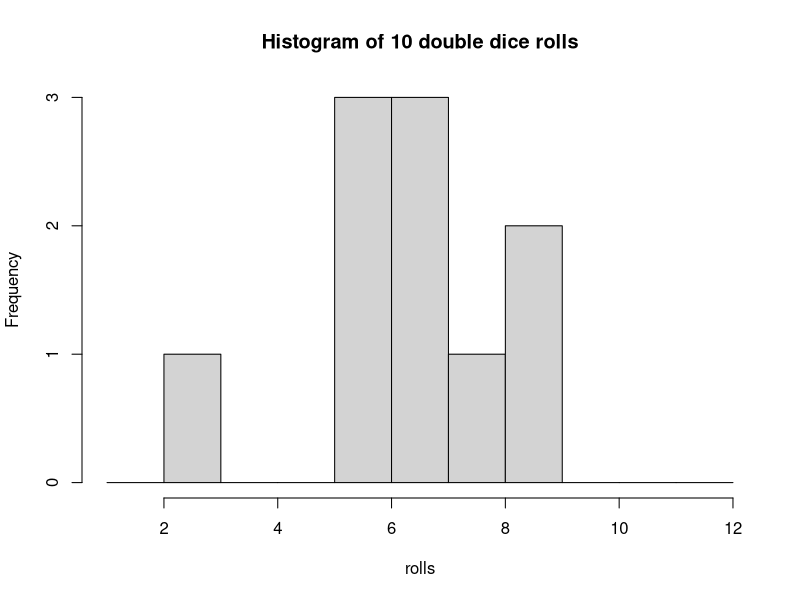
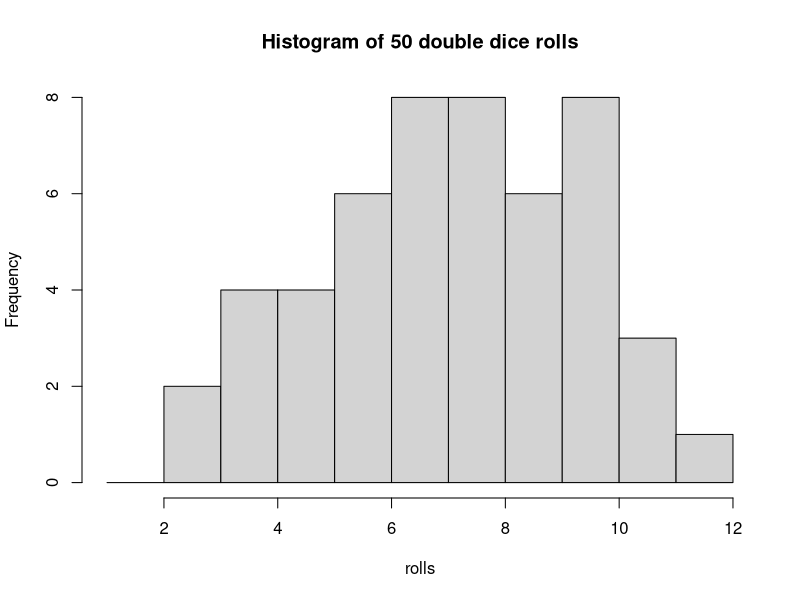
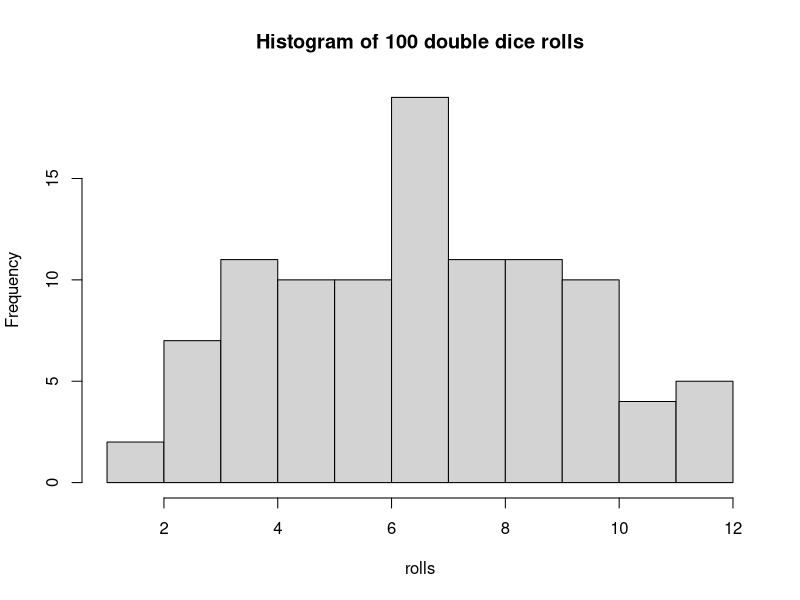
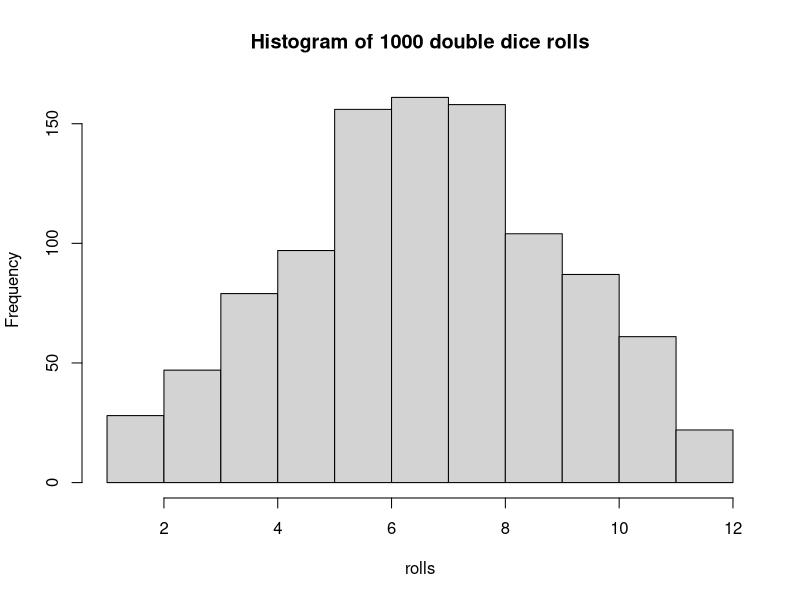
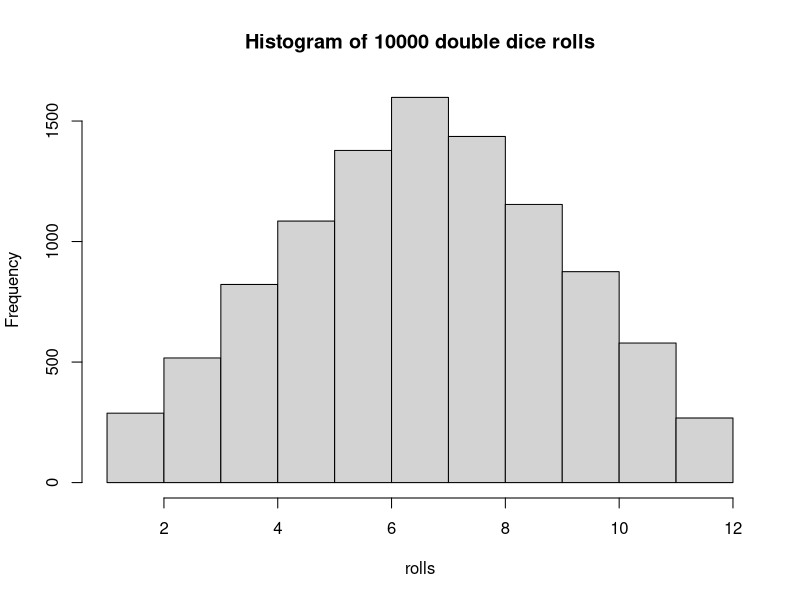

Generate these figures, in order, with R:
###################################
###################################
########                   ########
########   Data Science 2  ########
########       Lab 1       ######## 
########  31st Jan. 2023   ########
########                   ########
###################################
###################################


## Welcome to this first lab. Here we  will learn the basics of R, an open-source programming language and software environment.



# On the right is the console. You can input code directly into the console line by line - you do not need to run an entire file. Try running a simple calculation in the console, like 5+9. Type it in and press enter. 

# You can also write code in this, the code editor, and run it from here. Try highlighting the following line and clicking 'Run':
12 * 4 - 6

# You can also press 'Ctrl (Cmd) + Enter' to run the code you have highlighted.

# Text beginning with a # sign is read as 'comment' and will not be evaluated by the console.
## Numbers (like 1.1, 2.3, etc) signify that I would like you to write a line a code in the code file and run it in the console

########################
####    Functions   ####
########################

# FUNCTIONS are commands that take in inputs and produce outputs. They mostly take in the inputs in brackets, like this:
sqrt(25)
exp(3)

# Often, functions take multiple inputs with different functions. Note how:
rep(3,4)
# produces a different output from
rep(4,3)
# If you can't remember in which order you have to input the arguments of a function, or if you just want to learn what a function does, you can type in ? followed by the function name in the console:
?rep

# Each argument has a name. By explicitely referring to these names when calling the function, we can avoid  any problems with order. For example:
rep(x=3, times=4)
rep(times=4, x=3)

# produce the same result, because we inputed the arguments by name using the 'argname = x' construction. When we don't use this construction, the function defaults each input to an argument according to a predefined order.

# OPERATORS are special functions that take only 2 arguments, and do not use brackets. Instead, you must input the two arguments on either side of the operator. Examples of operators include +, -,*,/, ^, %%, %/%, :, and there are many more which we will learn about soon.

########################
####     Objects    ####
########################

# Functions are one example of OBJECTS, which are stored within the main (global) ENVIRONMENT of the console. We can create new objects by using the 'assign' operator:

x <- 4

# You can now see in the 'Environment' tab below that the object 'x'  is stored with the value 4.

x*5

##############################################################
###    ADVANCED NOTE: the = operator can also be used      ###
###    to assign values to objects, like in Python.        ###
###    However, we conventionally use the = operator       ###
###    only for arguments in a function. The main          ###
###    difference is that '<-' always assigns within       ###
###    the global environment, while '=' assigns in        ###
###    the local environment.                              ###
##############################################################

# Objects can have different classes. For example:
class(x)

# We can also store text into an object, by surrounding it with quote marks:

"Hello" -> y
y
class (y)

# y is now a 'character' object (R does not use the term 'string')

# If we forget to use quote marks R will search for a stored object with that name and return an error if it doesn't find it:

'Salaam' -> y

# One final very important class of object is the 'logical' class, a.k.a. Boolean. 

####################################
####     Vectors and indices    ####
####################################

# YOu will have noticed that the console has always returned a [1] in front of it's output so far. This is because R has considered all these objects to be 'vectors' (in Python, this is the same thing as an array). Vectors are objects that can contain multiple elements. For example:

z <- 50:80
z

# The numbers in square brackets tell you the INDEX of the element to their right. The index is simply the position number of that element. You will notice that, unlike in Python, the first element of an object in R has the index number 1 and not 0. This is one of the most important syntatical differences between Python and R (if you think this is not a very important difference, you are correct. The two languages are very similar in syntax.)

# Vectors can be created from singular elements using the function c(), which stands for combine or concatenate.

my.vector <- c('this','is','a','vector')
my.vector
length(my.vector)
class(my.vector)

# You can use square brackets to isolate elements in a vector by putting their index between the brackets:
my.vector[1]
my.vector[4]
my.vector[2:4]
my.vector[c(1,4)]

### 1.1
# You can assign values to specific elements. Try writing a line of code below that changes the 4th element of my.vector to the word 'test'

my.vector[4] <- 'test'
### 1.2
# You can even assign values to elements of a vector that don't exist yet, thus creating them. Try assigning the word 'example' to the (as yet non-existant) 5th element of my.vector.
my.vector[5] <- 'example'
# Instead of indices, you can select elements of a vector using a logical vector of the same length, e.g.

my.vector[c(TRUE,TRUE,FALSE,FALSE,FALSE)]


####################################
####     Logical operators      ####
####################################

# LOGICAL OPERATORS are operators that return logical vectors of the same length as the left argument. Examples include '==', the equality operator (not to be confused with the single = which is an assignment operator), >, <, >=, <=, and != (the 'different from' operator).

# For example:
my.vector == 'is'
1:10 >= 5
1:10 %% 2 == 0    ## %% is the remainder operator, it returns the remainder when you divide the left argument by the right argument.

### 2.1
digits <- 0:10
# Using the least amount of code possible, write a line of code that returns only the odd values of the digits object.
digits %% 2 != 0
# Another important logical operator is the %in% operator. It tells you if the elements on the left are found in the elements on the right. E.G.
group1 <- c('Arthur', 'Fatima', 'Suleiman', 'Marco')
group2 <- c('Marco','Maria', 'Victor','Fatima', 'Antonio')
group1 %in% group2

## 2.2 
# intersect is a function which returns the elements that all of its arguments have in common. For example:
intersect(group1,group2)
# Write a line of code that replicates this output using only group1, group2, square brackets, and logical operators.
####################################
####     Writing functions      ####
####################################

# Functions can be written and stored as objects. e.g:
f1 <- function(x) x*2 + 1
# This function has only 1 argument, x. Try out this new function:
f1(3)
f1(7)
ex.vector <- c(2,7,4,24,13,8,12)
f1(ex.vector)

# You can write several lines of code in a function by enclosing all of the in curly brackets {}. The function 'return' can then specify what the output can be. For example:

f2 <- function(x,y){
  z = x %% y
  return(z == 0)
}

f2(8,9)
f2(14,7)

### 3.1 What is the purpose of function f2? Write in comments below.
#The function "f2" takes two numeric inputs "x" and "y", calculates the remainder of "x" divided by "y", assigns it to the variable "z", and returns a logical value indicating whether "z" is equal to 0.
### 3.2
# Based on the definition of the mean from today's lecture, write a function that calculates the mean of all of the elements of a vector. assign it to the object my.mean. You will find the functions 'sum' and 'length' useful here.
mean_function <- function(i){
  i <- sum(i)/length(i)
  return (i)
}
mean_function(ex.vector)
# compare your function to the native function in R. Does it produce the same results?
mean_function(ex.vector)
mean(ex.vector)

####################################
####      Randomness in R       ####
####################################

# There are several ways to generate randomness in R. The simplest function is 
?sample

#which randomly draws WITHOUT replacement from a specified vector. For example, to choose a number at random between 1 and 10:
sample(1:10, 1)
# You can run this several times and notice that you get a different answer each time. You can also sample several times at once
sample(1:10, 3)
# However, by default, sample won't let the same number repeat when you do this. This is called sampling without replacement, because it is as if, each time you pick out a number, it is now gone from the pool of possible numbers and has not been replaced.
# If you want to sample randomly between 1 and 10 20 times, each time choosing between all 10 numbers, you have to write:
sample(1:10, 20, replace = TRUE)

### 4.1
# Write a function that simulates the roll of 2 6-sided dice, where the argument x is the number of times you roll the 2 dice, and the output is a vector of length x, where each element corresponds to the sum of the two sides of the dice.
# HINT: one way to do this is to start by writing a function for a single 6-sided die, then create a new function that repeats the first function twice and adds up the result.

roll_dice <- function() {
  sample(1:6, 1)
}

roll_2d6 <- function(x) {
  results <- numeric(x)
  for (i in 1:x) {
    results[i] <- roll_dice() + roll_dice()
  }
  results
}

roll_2d6(5)
### 4.2
# Using the function hist, create histograms of the results of double dice rolls when you roll them 10 times, then 50, then 100, then 1000, then 10000. Use breaks=1:12 as an argument within the hist function. What do you notice? Write it in comments below your code.

# Define function to roll 2 6-sided dice
roll_2_dice <- function() {
  sum(sample(1:6, 2, replace = TRUE))
}

# Vector of number of times to roll the dice
n_rolls <- c(10, 50, 100, 1000, 10000)

# Loop over number of rolls and create histogram of double dice rolls
for (n in n_rolls) {
  rolls <- replicate(n, roll_2_dice())
  hist(rolls, breaks = 1:12, main = paste("Histogram of", n, "double dice rolls"))
}



# Another way to generate randomness is to sample from a pdf, which is a continuous distribution. The simplest pdf is the uniform function. The uniform function is a flat line bounded between 2 numbers. Because it is flat, the probability of drawing a sample from any interval of given width between the two bounds is the same as from any other interval of given width.

# The function runif(n, min,max) samples n times from a uniform function bounded between the values of min and max. For example, try
runif(5,0,1)

### 4.3
# Using runif, write a function that returns TRUE 22% of the time and FALSE 78% of the time

my_function <- function() {
  if(runif(1) <= 0.22) {
    return(TRUE)
  } else {
    return(FALSE)
  }
}


### 4.4
# Based on today's lecture about pdfs, what is the probability density for a uniform pdf bounded between 0 and 1 associated with all values of x between 0 and 1? Explain why.

#probability density of a uniform pdf for all values between 0 and 1 is equal to 1, as this is calculated by dividing 1 with the range between the minimum value and maximum value 1/(1-0) so that becomes 1/1 which equates to 1
### 4.5
# Similarly, what is the probability density for a uniform pdf bounded between 5 and 6 associated with all values of x between 5 and 6?
# The probability density here also is equal to 1
### 4.6
# What is the probability density for a uniform pdf bounded between 0 and 0.5 associated with all values of x between 0 and 0.5?
# The probability density here is 2 which is calculated by dividing 1/(0.5-0)
### 4.7
# What is the probability density for a uniform pdf bounded between 0 and 2 associated with all values of x between 0 and 2?
# The probability density here is 0.5 calculated by dividing 1/(2-0)
### 4.8
# run the following code:
dunif(0.5,0,1)
dunif(2,0,1)
dunif(0.2,0,0.5)
dunif(1.3,0,2)

# Based on the results of this code and your answers above, what can you conclude about the purpose of the dunif function?

# The dunif function computes the probability density function for any value given that the minimum and maximum values are provided.
